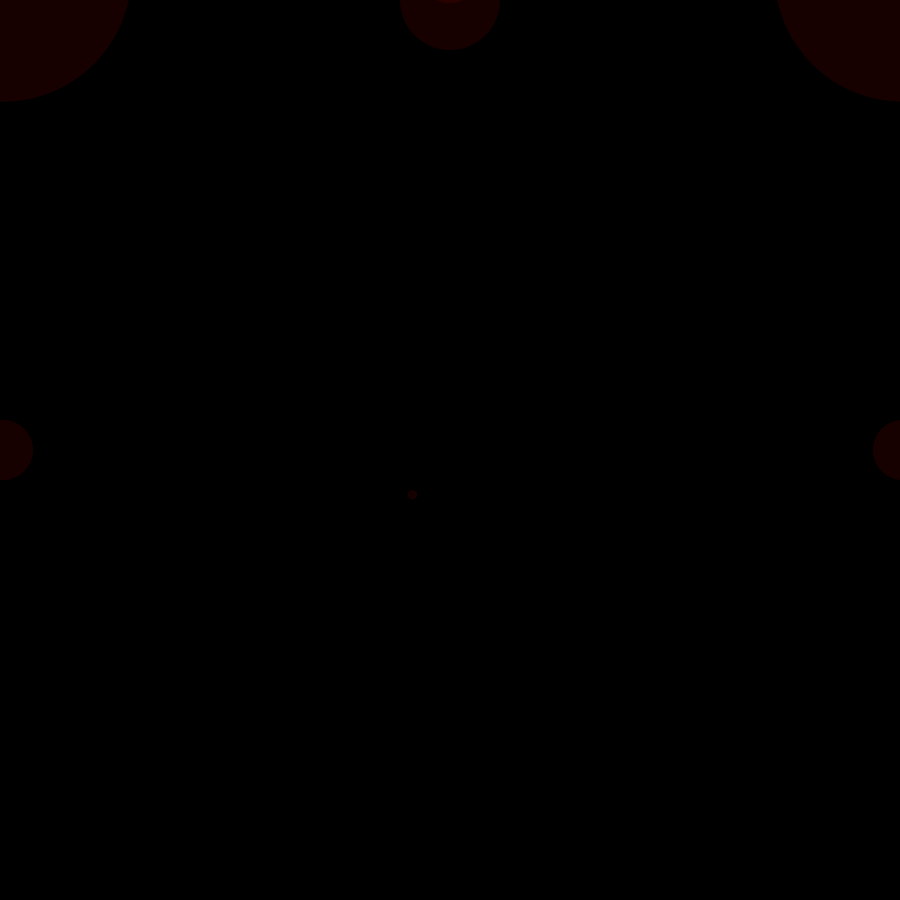
Frame 1 (no input)
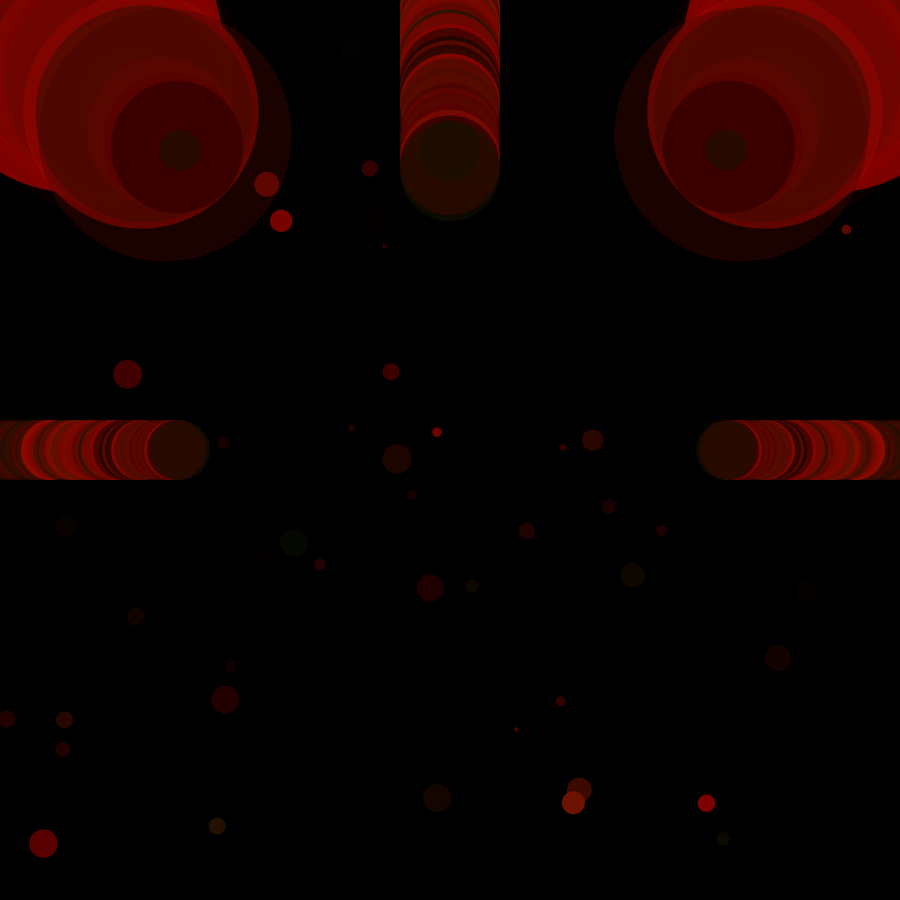
Frame 60 (the mouse pressed at the canvas centre just before this capture)
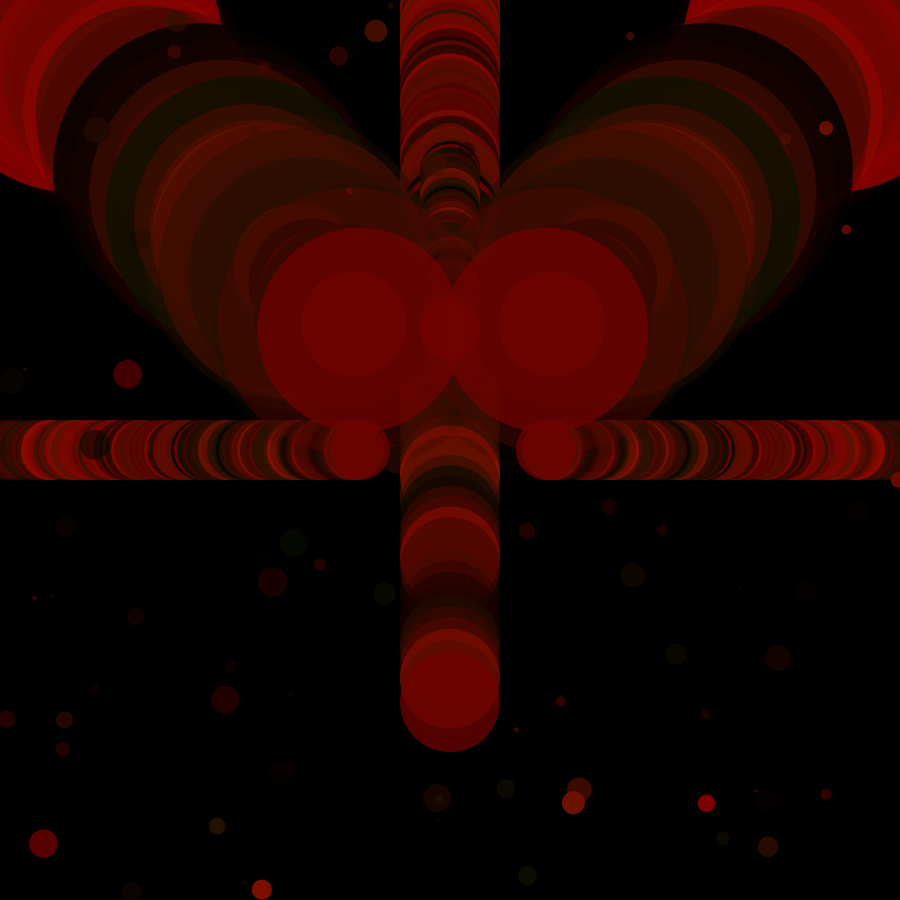
Frame 120 (the mouse held since frame 60 and released just before this capture)

The Processing sketch that drew these frames (run headless with seeded random() and noise(); from frame 60 on, the mouse is pressed at the canvas centre):

// Processing sketch: processing_135318
// ── processing_135318.pde

int a = 50;
int b = 50;
float r; //red variable
float g; //green variable
float bl; //blue variable
float alph; //color transparency/opacity
float diam;
float diamA;
float x = 0; // location variables
float y = 0;
float z = 900;
float w = 60;
float h = 60;
float xspeed = 3;
float yspeed = 3;
float zspeed = 3;
float speed = 0; //bouncer speed
float gravity = 0.1; //bouncer acceleration
float xx = 450; // bouncer location w
float yy = 0; //bouncer location h
float xRndm; //splatter width
float yRndm; //splatter height


void setup() {
  size(900,900);
   background(0); //background under setup for trails
  smooth();
}

void draw() {
  r = random(150);
  g = random(20);
  bl = random(100);
  alph = random(255);
  diam = random(300);
  diamA = random(30);
  xRndm = random(width);
  yRndm = random(height);
  
   x = x + xspeed; // for movement, otherwise would stay in corners
  y = y + yspeed;
  z = z + zspeed;
                                   //if and or statements
   if ((z > width) || (z < 0)) {
    zspeed = zspeed * -1;
  }
  
  if ((x > width) || (x < 0)) { 
    xspeed = xspeed * -1;
  }

  if ((y > height) || (y < 0)) { // ^denotes all axes return upon reaching edges
    yspeed = yspeed * -1;
  }

  
  frameRate(30);
  noStroke();
  ellipseMode(CENTER);
  fill(r,g,0,alph);
  
  ellipse(xx,yy,100,100); //bouncer
  ellipse(x,450,w,h); //middle width left
  ellipse(z,450,w,h); //middle width right
  ellipse(450,y-h/2,w,h); //middle height
  ellipse(y,y-h/2,diam,diam); //left corner
  ellipse(z,y-h/2,diam,diam); //right corner
  
  fill(r,g,0,alph); //splatter fill
  ellipse(xRndm,yRndm,diamA,diamA); //splatter random ellipse
  
  yy = yy + speed;
  
  speed = speed + gravity;
  
  if (yy > height) { //if goes beyond height, goes other way
    
    speed = speed * -0.95; //bouncer return
  }
  
  a = a + 1;
}
